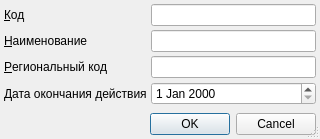
<?xml version="1.0" encoding="UTF-8"?>
<ui version="4.0">
 <class>ItemEditorDialog</class>
 <widget class="QDialog" name="ItemEditorDialog">
  <property name="geometry">
   <rect>
    <x>0</x>
    <y>0</y>
    <width>320</width>
    <height>139</height>
   </rect>
  </property>
  <property name="windowTitle">
   <string>ChangeMe!</string>
  </property>
  <property name="sizeGripEnabled">
   <bool>true</bool>
  </property>
  <layout class="QGridLayout">
   <property name="leftMargin">
    <number>4</number>
   </property>
   <property name="topMargin">
    <number>4</number>
   </property>
   <property name="rightMargin">
    <number>4</number>
   </property>
   <property name="bottomMargin">
    <number>4</number>
   </property>
   <property name="spacing">
    <number>4</number>
   </property>
   <item row="2" column="1">
    <widget class="QLineEdit" name="edtRegionalCode"/>
   </item>
   <item row="1" column="0">
    <widget class="QLabel" name="lblName">
     <property name="sizePolicy">
      <sizepolicy hsizetype="Maximum" vsizetype="Preferred">
       <horstretch>0</horstretch>
       <verstretch>0</verstretch>
      </sizepolicy>
     </property>
     <property name="text">
      <string>&amp;Наименование</string>
     </property>
     <property name="buddy">
      <cstring>edtName</cstring>
     </property>
    </widget>
   </item>
   <item row="1" column="1">
    <widget class="QLineEdit" name="edtName"/>
   </item>
   <item row="0" column="0">
    <widget class="QLabel" name="lblCode">
     <property name="sizePolicy">
      <sizepolicy hsizetype="Maximum" vsizetype="Preferred">
       <horstretch>0</horstretch>
       <verstretch>0</verstretch>
      </sizepolicy>
     </property>
     <property name="text">
      <string>&amp;Код</string>
     </property>
     <property name="buddy">
      <cstring>edtCode</cstring>
     </property>
    </widget>
   </item>
   <item row="2" column="0">
    <widget class="QLabel" name="lblRegionalCode">
     <property name="sizePolicy">
      <sizepolicy hsizetype="Maximum" vsizetype="Preferred">
       <horstretch>0</horstretch>
       <verstretch>0</verstretch>
      </sizepolicy>
     </property>
     <property name="text">
      <string>&amp;Региональный код</string>
     </property>
     <property name="buddy">
      <cstring>edtRegionalCode</cstring>
     </property>
    </widget>
   </item>
   <item row="4" column="0">
    <spacer>
     <property name="orientation">
      <enum>Qt::Vertical</enum>
     </property>
     <property name="sizeHint" stdset="0">
      <size>
       <width>103</width>
       <height>16</height>
      </size>
     </property>
    </spacer>
   </item>
   <item row="0" column="1">
    <widget class="QLineEdit" name="edtCode"/>
   </item>
   <item row="5" column="0" colspan="2">
    <widget class="QDialogButtonBox" name="buttonBox">
     <property name="standardButtons">
      <set>QDialogButtonBox::Cancel|QDialogButtonBox::Ok</set>
     </property>
    </widget>
   </item>
   <item row="3" column="0">
    <widget class="QLabel" name="lblEndDate">
     <property name="text">
      <string>Дата окончания действия</string>
     </property>
    </widget>
   </item>
   <item row="3" column="1">
    <widget class="CDateEdit" name="edtEndDate"/>
   </item>
  </layout>
 </widget>
 <customwidgets>
  <customwidget>
   <class>CDateEdit</class>
   <extends>QDateEdit</extends>
   <header>library/DateEdit.h</header>
  </customwidget>
 </customwidgets>
 <tabstops>
  <tabstop>edtCode</tabstop>
  <tabstop>edtName</tabstop>
  <tabstop>edtRegionalCode</tabstop>
 </tabstops>
 <resources/>
 <connections>
  <connection>
   <sender>buttonBox</sender>
   <signal>accepted()</signal>
   <receiver>ItemEditorDialog</receiver>
   <slot>accept()</slot>
   <hints>
    <hint type="sourcelabel">
     <x>150</x>
     <y>98</y>
    </hint>
    <hint type="destinationlabel">
     <x>150</x>
     <y>57</y>
    </hint>
   </hints>
  </connection>
  <connection>
   <sender>buttonBox</sender>
   <signal>rejected()</signal>
   <receiver>ItemEditorDialog</receiver>
   <slot>reject()</slot>
   <hints>
    <hint type="sourcelabel">
     <x>150</x>
     <y>98</y>
    </hint>
    <hint type="destinationlabel">
     <x>150</x>
     <y>57</y>
    </hint>
   </hints>
  </connection>
 </connections>
</ui>
